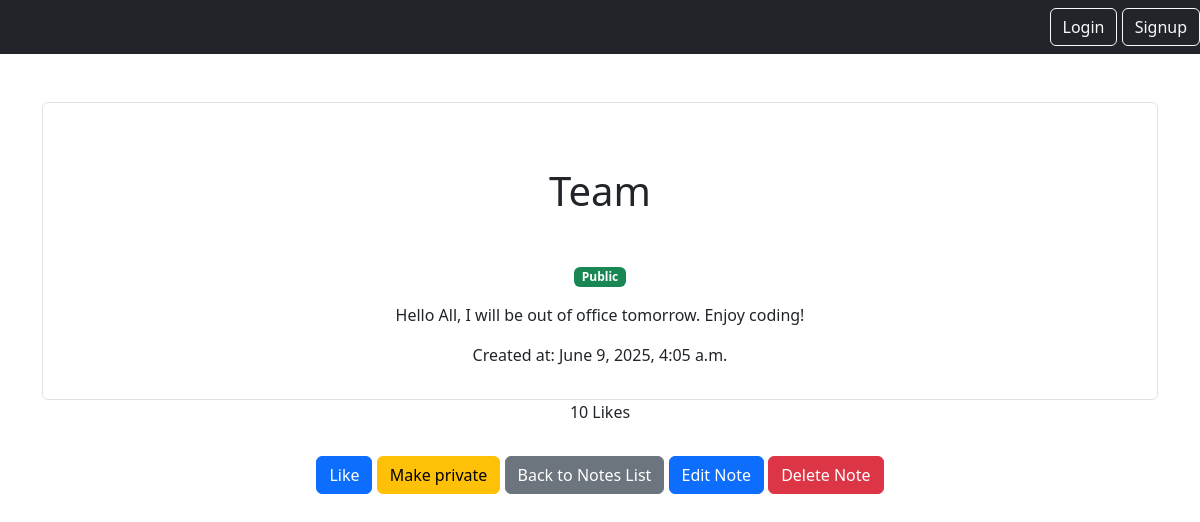
The app's page /smart/notes/4/share with its own data.
### notes/models.py (models this page shows)
class Note(models.Model):
    title = models.CharField(max_length=200, verbose_name='Title of the Note')
    content = models.TextField(verbose_name='Content of the Note')
    created_at = models.DateTimeField(auto_now_add=True, verbose_name='Creation Date')
    number_of_likes = models.PositiveSmallIntegerField(default=0, verbose_name='Number of Likes')
    user = models.ForeignKey(User, on_delete=models.CASCADE, related_name='notes', verbose_name='Author')
    is_public = models.BooleanField(default=True, verbose_name='Is Public')

### notes/views.py (the view)
# urls.py: path('notes/<int:pk>/share', views.NotesPublicDetailView.as_view(), name='note_share'),
class NotesPublicDetailView(DetailView):
    model = Note
    context_object_name = "note"
    queryset = Note.objects.filter(is_public=True)  # Only show public notes

### notes/templates/notes/note_detail.html (shortened to what this page needs)
{% extends "base.html" %}
{% block content %}
    <div class="border rounded p-3">
        <h1 class="my-5">{{note.title}}</h1>
        <p class="text-muted">
            {% if note.is_public %}
                <span class="badge bg-success">Public</span>
            {% else %}
                <span class="badge bg-secondary">Private</span>
            {% endif %}
        </p>
        <p>{{note.content}}</p>
        <p>Created at: {{note.created_at}}</p>
    </div>
    <p>{{ note.number_of_likes }} Likes</p>
    <form method="POST", action="{% url 'note_like' pk=note.id %}" class="d-inline">
        <button type="submit" class="btn btn-primary my-3" id="like-btn">Like</button>
    </form>
    <form method="POST" action="{% url 'toggle_public' pk=note.id %}" class="d-inline">
        <button type="submit" class="btn btn-warning my-3">
            {% if note.is_public %} Make private {% else %} Make public {% endif %}
        </button>
    </form>
    <a href="{% url 'notes_list' %}" class="btn btn-secondary my-3">Back to Notes List</a>
    <a href="{% url 'note_update' pk=note.id %}" class="btn btn-primary my-3">Edit Note</a>
    <a href="{% url 'note_delete' pk=note.id %}" class="btn btn-danger my-3">Delete Note</a>
{% endblock %}

### records on screen
Note: title "Team", content "Hello All, I will be out of office tomorrow. Enjoy coding!", created_at "June 9, 2025, 4:05 a.m.", number_of_likes "10"
